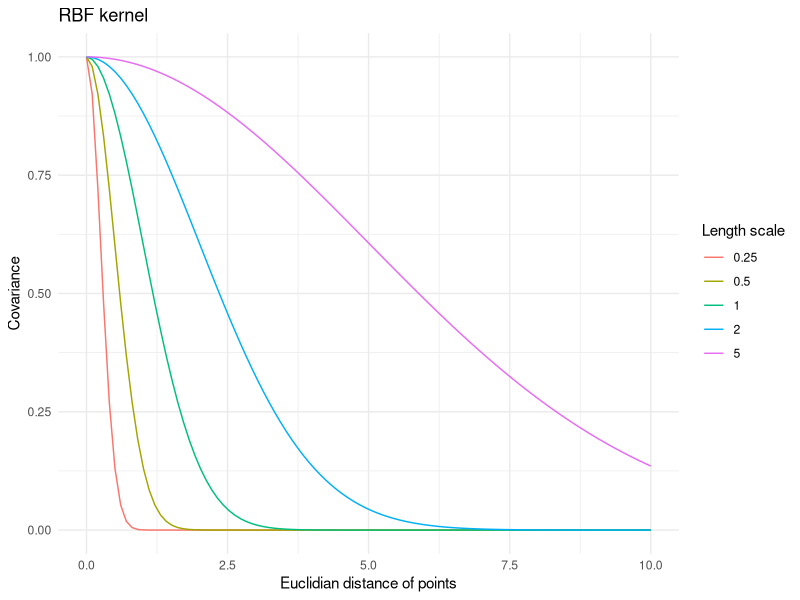
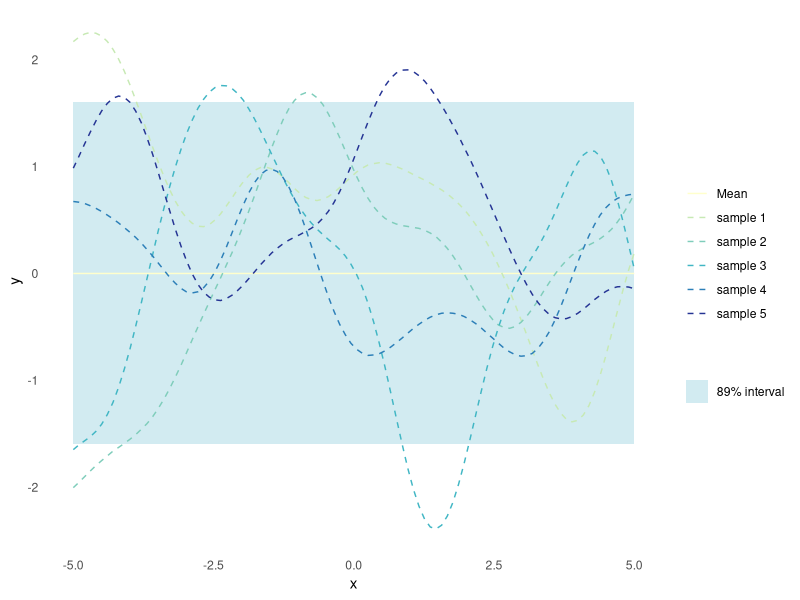
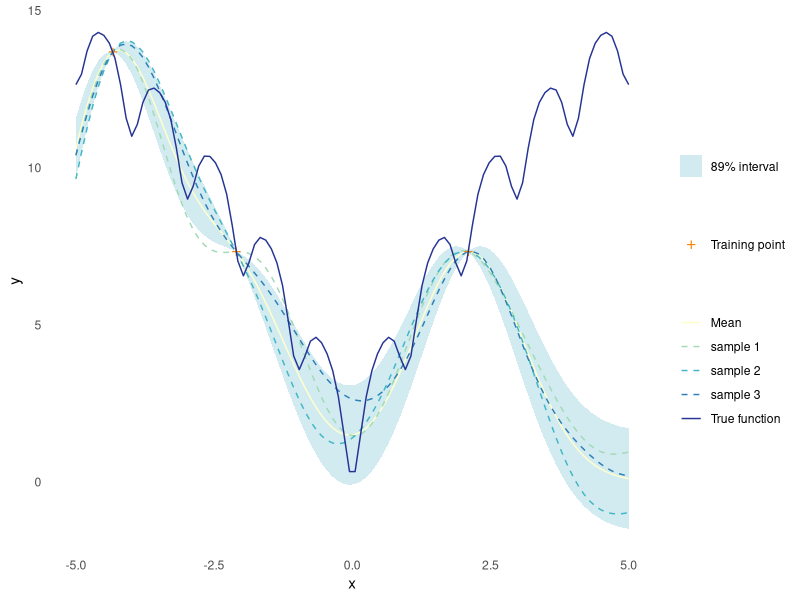
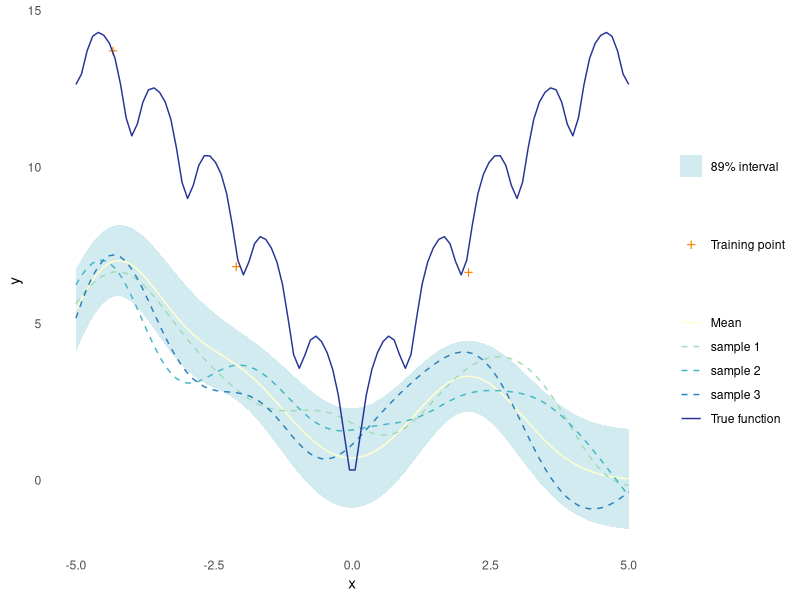
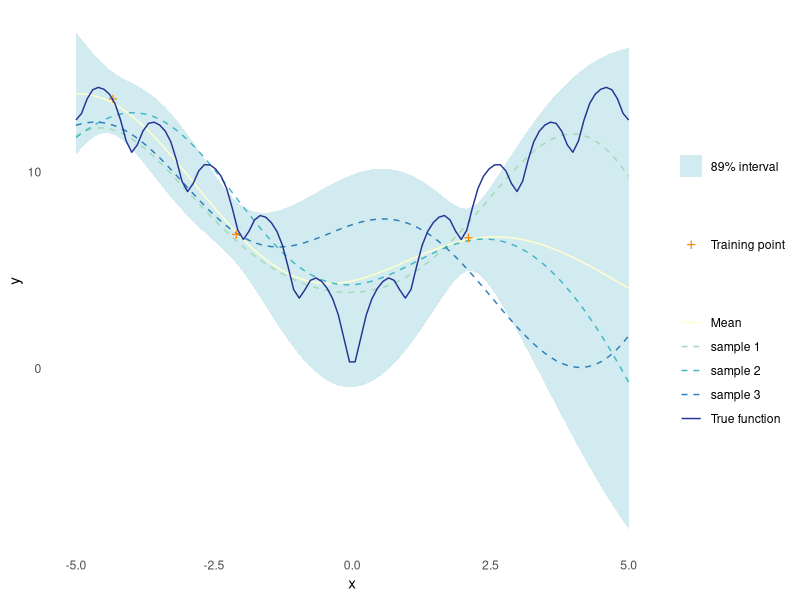
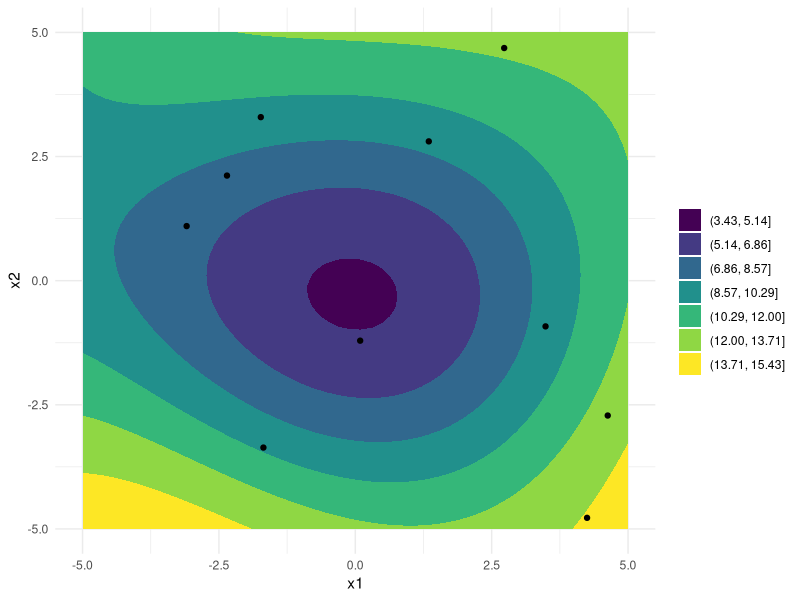
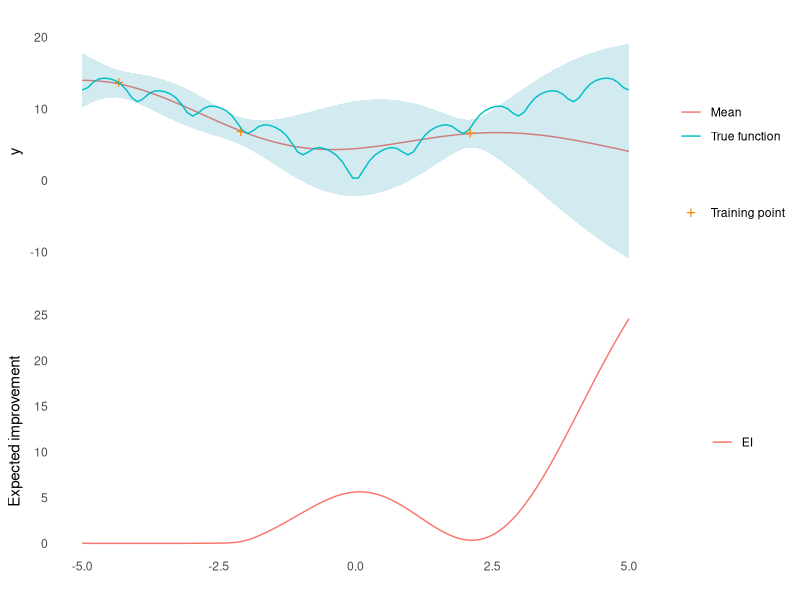
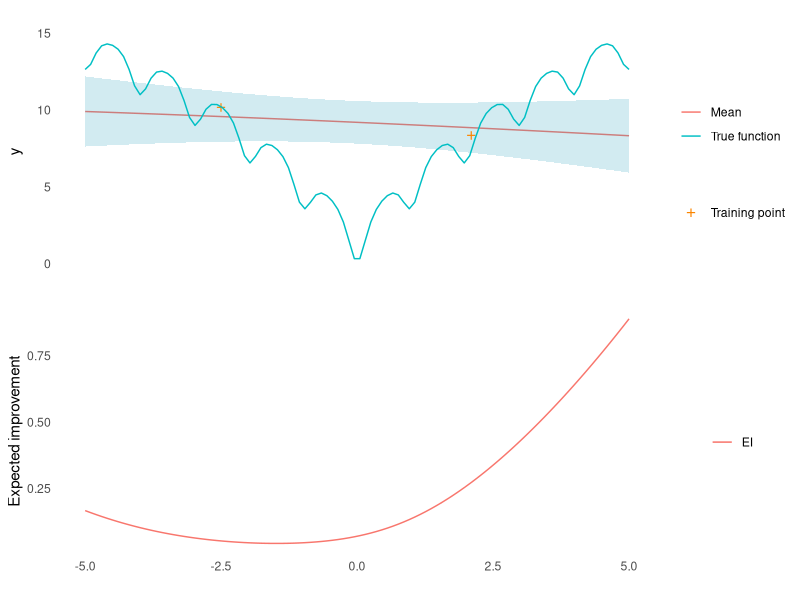

Generate these figures, in order, with R:
## ---- chunk 1
library(ggplot2)
library(magrittr)
set.seed(4444)
## ---- chunk 2
ackley <- function(X) {
  if (is.null(dim(X))) dim(X) <- c(1, length(X))
  d <- ncol(X)
  part1 <- -20*exp(-0.2*sqrt(1/d*rowSums(X^2)))
  part2 <- -exp(1/d*rowSums(cos(2*pi*X)))
  part1 + part2 + 20 + exp(1)
}
## ---- chunk 3
#' RBF Kernel
#'
#' @param X1 matrix of dimensions (n, d). Vectors are coerced to (1, d).
#' @param X2 matrix of dimensions (m, d). Vectors are coerced to (1, d).
#' @param l length scale
#' @param sigma_f scale parameter 
#'
#' @return matrix of dimensions (n, m)
rbf_kernel <- function(X1, X2, l = 1.0, sigma_f = 1.0) {
  if (is.null(dim(X1))) dim(X1) <- c(1, length(X1))
  if (is.null(dim(X2))) dim(X2) <- c(1, length(X2))
  sqdist <- (- 2*(X1 %*% t(X2))) %>%
    add(rowSums(X1**2, dims = 1)) %>%
    sweep(2, rowSums(X2**2, dims = 1), `+`)
  sigma_f**2 * exp(-0.5 / l**2 * sqdist)
}
## ---- chunk 4
tibble::tibble(l = c(0.25, 0.5, 1, 2, 5)) %>%
  tidyr::expand_grid(x1 = seq(0, 10, length.out = 100)) %>%
  dplyr::mutate(k = purrr::map2_dbl(x1, l, ~ rbf_kernel(.x, 0, .y))) %>%
  ggplot(aes(x = x1, y = k, colour = factor(l))) +
  geom_line() +
  theme_minimal() +
  labs(
    x = "Euclidian distance of points",
    y = "Covariance",
    colour = "Length scale",
    title = "RBF kernel"
  )
## ---- chunk 5
#' Random Samples from a Multivariate Gaussian
#' 
#' This implementation is similar to MASS::mvrnorm, but uses chlosky
#' decomposition instead. This should be more stable but is less efficient than
#' the MASS implementation, which recycles the eigen decomposition for the
#' sampling part.
#'
#' @param n number of samples to sample
#' @param mu the mean of each input dimension
#' @param sigma the covariance matrix
#' @param epsilon numerical tolerance added to the diagonal of the covariance
#'  matrix. This is necessary for the Cholesky decomposition, in some cases.
#'
#' @return numerical vector of n samples
rmvnorm <- function(n = 1, mu, sigma, epsilon = 1e-6) {
    p <- length(mu)
    if(!all(dim(sigma) == c(p, p))) stop("incompatible dimensions of arguments")
    ev <- eigen(sigma, symmetric = TRUE)$values
    if(!all(ev >= -epsilon*abs(ev[1L]))) {
      stop("The covariance matrix (sigma) is not positive definite")
    }
    cholesky <- chol(sigma + diag(p)*epsilon)
    sample <- rnorm(p*n, 0, 1)
    dim(sample) <- c(n, p)
    sweep(sample %*% cholesky, 2, mu, FUN = `+`)
}
## ---- chunk 6
gpr_plot <- function(samples,
                     mu,
                     sigma,
                     X_pred,
                     X_train = NULL,
                     y_train = NULL,
                     true_function = NULL) {
  n_samples <- dim(samples)[[1]]
  p <- tibble::as_tibble(
    t(samples),
    .name_repair = ~ paste("sample", seq(1, n_samples))
  ) %>%
    dplyr::mutate(
    x = X_pred,
    uncertainty = 1.6*sqrt(diag(sigma)),
    mu = mu,
    lower = mu - uncertainty,
    upper = mu + uncertainty,
    f = if (!is.null(true_function)) true_function(X_pred)
  ) %>%
    ggplot(aes(x = x)) +
    geom_ribbon(
      aes(ymin = lower, ymax = upper, fill = "89% interval"),
      alpha = 0.2
    ) +
    geom_line(aes(y = mu, colour = "Mean")) +
    theme_minimal() +
    labs(
      y = "y",
      x = "x",
      colour = "",
      fill = ""
    ) +
    theme(panel.grid = element_blank())
  p <- Reduce(
    `+`,
    init = p,
    x = lapply(paste("sample", seq(1, n_samples)), function(s) {
      geom_line(aes(y = .data[[s]], colour = s), linetype = 2)
    })
  ) +
    scale_colour_brewer(palette = "YlGnBu") +
    scale_fill_manual(values = list("89% interval" = "#219ebc"))
  if (!is.null(X_train) && !is.null(y_train)) {
    p <- p + 
      geom_point(
        data = tibble::tibble(x = X_train, y = y_train),
        aes(x = x, y = y, shape = "Training point"),
        colour = "#fb8500",
        size = 4
      ) +
      scale_shape_manual(values = c("Training point" = "+")) +
      labs(shape = "")
  }
  if (!is.null(true_function)) {
    p <- p + 
      geom_line(mapping = aes(y = f, colour = "True function"))
  }
  return(p)
}
## ---- chunk 7
n_samples <- 5
X_predict <- matrix(seq(-5, 5, length.out = 100), 100, 1)
mu <- rep(0, times = length(X_predict))
sigma <- rbf_kernel(X_predict, X_predict, l = 1, sigma_f = 1)
samples <- rmvnorm(n = n_samples, mu, sigma)
gpr_plot(samples, mu, sigma, X_predict)
## ---- chunk 8
#' Get Parameters of the Posterior Gaussian Process
#'
#' @param kernel kernel function used for the Gaussian process
#' @param X_pred matrix (m, d) of prediction points
#' @param X_train matrix (n, d) of training points
#' @param y_train column vector (n, d) of training observations
#' @param noise scalar of observation noise
#' @param ... named parameters for the kernel function
#'
#' @return list of mean (mu) and covariance (sigma) for the Gaussian
posterior <- function(kernel, X_pred, X_train, y_train, noise = 1e-8, ...) {
  if (is.null(dim(X_pred))) dim(X_pred) <- c(length(X_pred), 1)
  if (is.null(dim(X_train))) dim(X_train) <- c(length(X_train), 1)
  if (is.null(dim(y_train))) dim(y_train) <- c(length(y_train), 1)
  K <- kernel(X_train, X_train, ...) + noise**2 * diag(dim(X_train)[[1]])
  K_s <- kernel(X_train, X_pred, ...)
  K_ss <- kernel(X_pred, X_pred, ...) + 1e-8 * diag(dim(X_pred)[[1]])
  K_inv <- solve(K)
  mu <- (t(K_s) %*% K_inv) %*% y_train
  sigma <- K_ss - (t(K_s) %*% K_inv) %*% K_s
  list(mu = mu, sigma = sigma)
}
## ---- chunk 9
X_train <- matrix(c(-4.33, -2.1, 2.1), 3, 1)
y_train <- ackley(X_train)
## ---- chunk 10
X_predict <- matrix(seq(-5, 5, length.out = 100), 100, 1)
post <- posterior(rbf_kernel, X_predict, X_train, y_train)
## ---- chunk 11
mu <- c(post$mu)
sigma <- post$sigma
n_samples <- 3
samples <- rmvnorm(n = n_samples, mu, sigma)
gpr_plot(samples, mu, sigma, X_predict, X_train, y_train, ackley)
## ---- chunk 12
noise <- 1
y_train <- ackley(X_train) + noise * rnorm(length(X_train))
## ---- chunk 13
post <- posterior(rbf_kernel, X_predict, X_train, y_train, noise = noise)
mu <- post$mu
sigma <- post$sigma
n_samples <- 3
samples <- rmvnorm(n = n_samples, mu, sigma)
gpr_plot(samples, mu, sigma, X_predict, X_train, y_train, ackley)
## ---- chunk 14
#' Negative log-Likelihood of a Kernel
#'
#' @param kernel kernel function
#' @param X_train matrix (n, d) of training points
#' @param y_train column vector (n, d) of training observations
#' @param noise scalar of observation noise
#'
#' @return function with kernel parameters as input and negative log likelihood
#' as output
nll <- function(kernel, X_train, y_train, noise) {
  function(params) {
    n <- dim(X_train)[[1]]
    K <- rlang::exec(kernel, X1 = X_train, X2 = X_train, !!!params)
    L <- chol(K + noise**2 * diag(n))
    a <- backsolve(r = L, x = forwardsolve(l = t(L), x = y_train))
    0.5*t(y_train)%*%a + sum(log(diag(L))) + 0.5*n*log(2*pi)
  }
}
## ---- chunk 15
rbf_nll <- nll(rbf_kernel, X_train, y_train, noise)
opt <- optim(par = c(1, 1), fn = rbf_nll)
## ---- chunk 16
post <- posterior(
  rbf_kernel,
  X_predict,
  X_train,
  y_train,
  noise = noise,
  l = opt$par[[1]],
  sigma_f = opt$par[[2]]
)
mu <- post$mu
sigma <- post$sigma
n_samples <- 3
samples <- rmvnorm(n = n_samples, mu, sigma)
gpr_plot(samples, mu, sigma, X_predict, X_train, y_train, ackley)
## ---- chunk 17
#' Gaussian Process Regression
#'
#' @param kernel kernel function
#' @param X_train matrix (n, d) of training points
#' @param y_train column vector (n, d) of training observations
#' @param noise scalar of observation noise
#' @param ... parameters of the kernel function with initial guesses. Due to the
#' optimiser used, all parameters must be given and the order unfortunately
#' matters
#'
#' @return function that takes a matrix of prediction points as input and
#' returns the posterior predictive distribution for the output
gpr <- function(kernel, X_train, y_train, noise = 1e-8, ...) {
  kernel_nll <- nll(kernel, X_train, y_train, noise)
  param <- list(...)
  opt <- optim(par = rep(1, length(param)), fn = kernel_nll)
  opt_param <- opt$par
  function(X_pred) {
    post <- rlang::exec(
      posterior,
      kernel = kernel,
      X_pred = X_pred,
      X_train = X_train,
      y_train = y_train,
      noise = noise,
      !!!opt_param
    )
    list(
      mu = post$mu,
      sigma = diag(post$sigma),
      parameters = set_names(opt_param, names(param))
    )
  }
}
## ---- chunk 18
noise_2d <- 1
X_train_2d <- matrix(runif(20, -5, 5), 10, 2)
y_train_2d <- ackley(X_train_2d) + noise_2d * rnorm(2)
gpr_2d <- gpr(rbf_kernel, X_train_2d, y_train_2d, noise_2d, l = 1, sigma_f = 1)
X_predict_2d <- as.matrix(expand.grid(
  seq(-5,5, length.out = 50),
  seq(-5,5, length.out = 50)
))
post <- gpr_2d(X_predict_2d)
tibble::as_tibble(X_predict_2d, .name_repair = ~ c("x1", "x2")) %>%
  dplyr::mutate(y = post$mu) %>%
  ggplot(aes(x = x1, y = x2)) +
  geom_contour_filled(aes(z = y), bins = 8) +
  geom_point(
    data = tibble::as_tibble(X_train_2d, .name_repair = ~ c("x1", "x2"))
  ) +
  theme_minimal() +
  labs(fill = "")
## ---- chunk 19
#' Expected Improvement
#'
#' @param gp a conditioned Gaussian process
#' @param X matrix (m, d) of points where EI should be evaluated
#' @param X_train matrix (n, d) of training points
#' @param xi scalar, exploration/exploitation trade off
#'
#' @return EI, vector of length m
expected_improvement <- function(gp, X, X_train, xi = 0.01) {
  post_pred <- gp(X)
  post_train <- gp(X_train)
  min_train <- min(post_train$mu)
  sigma <- post_pred$sigma
  dim(sigma) <- c(length(post_pred$sigma), 1)
  imp <- min_train - post_pred$mu - xi
  Z <- imp / sigma
  ei <- imp * pnorm(Z) + sigma * dnorm(Z)
  ei[sigma == 0.0] <- 0.0
  ei
}
## ---- chunk 20
ei_plot <- function(mu,
                    sigma,
                    X_pred,
                    X_train,
                    y_train,
                    ei,
                    true_function = NULL,
                    title = "") {
  p1 <- tibble::tibble(
    mu = mu,
    uncertainty = 1.96*sqrt(sigma),
    upper = mu + uncertainty,
    lower = mu - uncertainty,
    x = X_pred,
    f = if (!is.null(true_function)) true_function(X_pred)
  ) %>%
    ggplot(aes(x = x)) +
    geom_line(aes(y = mu, colour = "Mean")) +
    geom_ribbon(
      aes(ymin = lower, ymax = upper),
      fill = "#219ebc",
      alpha = 0.2
    ) +
    geom_point(
      data = tibble::tibble(x = X_train, y = y_train),
      aes(x = x, y = y, shape = "Training point"),
      colour = "#fb8500",
      size = 4
    ) +
    scale_shape_manual(values = c("Training point" = "+")) +
    labs(shape = "") +
    theme_minimal() +
    labs(
      y = "y",
      x = "",
      colour = "",
      title = title
    ) +
    theme(panel.grid = element_blank(), axis.text.x = element_blank())
  if (!is.null(true_function)) {
    p1 <- p1 + 
      geom_line(mapping = aes(y = f, colour = "True function"))
  }
  p2 <- tibble::tibble(
    x = X_pred,
    ei = ei
  ) %>%
    ggplot() +
    geom_line(aes(x = x, y = ei, colour = "EI")) +
    theme_minimal() +
    labs(x = "", y = "Expected improvement", colour = "") +
    theme(panel.grid = element_blank())
  aligned_plots <- cowplot::align_plots(p2, p1, align = "v")
  cowplot::plot_grid(aligned_plots[[2]], aligned_plots[[1]], ncol = 1)
}
mygpr <- gpr(rbf_kernel, X_train, y_train, noise, l = 1, sigma_f = 1)
ei <- expected_improvement(mygpr, X_predict, X_train, xi = 0.1)
post <- mygpr(X_predict)
ei_plot(post$mu, post$sigma, X_predict, X_train, y_train, ei, ackley)
## ---- chunk 21
n_initial <- 2
X_initial <- matrix(c(-2.5, 2.1), n_initial, 1)
noise <- 1
y_initial <- ackley(X_initial) + noise * rnorm(n_initial)
## ---- chunk 22
gp <- gpr(rbf_kernel, X_initial, y_initial, noise, l = 1, sigma_f = 1)
X_predict <- matrix(seq(-5, 5, length.out = 100), 100, 1)
ei <- expected_improvement(gp, X_predict, X_initial, xi = 0.01)
## ---- chunk 23
post <- gp(X_predict)
ei_plot(post$mu, post$sigma, X_predict, X_initial, y_initial, ei, ackley)
## ---- chunk 24
x <- X_predict[[which.max(ei)]]
y <- ackley(x) + noise * rnorm(1)
X_train <- rbind(X_initial, matrix(x))
y_train <- c(y_initial, matrix(y))
## ---- chunk 25
n_rounds <- 5
## ---- chunk 26
plots <- lapply(seq_len(n_rounds), function(i) {
  gp <- gpr(rbf_kernel, X_train, y_train, noise, l = 1, sigma_f = 1)
  ei <- expected_improvement(gp, X_predict, X_train, xi = 0.01)
  post <- gp(X_predict)
  p <- ei_plot(
    post$mu,
    post$sigma,
    X_predict,
    X_train,
    y_train,
    ei,
    ackley,
    title = paste("Round", i)
  )
  x <- X_predict[[which.max(ei)]]
  y <- ackley(x) + noise * rnorm(1)
  X_train <<- rbind(X_train, matrix(x))
  y_train <<- c(y_train, matrix(y))
  p
})
## ---- chunk 27
#| layout: [[100, 100], [100, 100], [100]]

print(plots[[1]])
print(plots[[2]])
print(plots[[3]])
print(plots[[4]])
print(plots[[5]])
## ---- chunk 28
n_initial <- 4
X_initial <- c(5, -5, 2.1, -2.1, 4.7, -4.7, -2.5, -2.5) %>%
  matrix(n_initial, 2)
noise <- 1
y_initial <- ackley(X_initial) + noise * rnorm(n_initial)
## ---- chunk 29
gp <- gpr(rbf_kernel, X_initial, y_initial, noise, l = 1, sigma_f = 1)
X_predict <- seq(-5, 5, length.out = 50) %>%
  expand.grid(.,.) %>%
  as.matrix()
ei <- expected_improvement(gp, X_predict, X_initial, xi = 0.01)
## ---- chunk 30
post <- gp(X_predict)
tibble::as_tibble(X_predict, .name_repair = ~ c("x1", "x2")) %>%
  dplyr::mutate(y = post$mu) %>%
  ggplot(aes(x = x1, y = x2)) +
  geom_contour_filled(aes(z = y), bins = 8) +
  geom_point(
    data = tibble::as_tibble(X_initial, .name_repair = ~ c("x1", "x2"))
  ) +
  geom_point(
    data = tibble::as_tibble(
      t(X_predict[which.max(ei), ]),
      .name_repair = ~ c("x1", "x2")
    ),
    mapping = aes(colour = "max EI")
  ) +
  theme_minimal() +
  labs(fill = "", colour = "")
## ---- chunk 31
x <- X_predict[which.max(ei), ]
y <- ackley(x) + noise * rnorm(1)
X_train <- rbind(X_initial, x)
y_train <- c(y_initial, matrix(y))
## ---- chunk 32
n_rounds <- 8
## ---- chunk 33
plots <- lapply(seq_len(n_rounds), function(i) {
  gp <- gpr(rbf_kernel, X_train, y_train, noise, l = 1, sigma_f = 1)
  ei <- expected_improvement(gp, X_predict, X_train, xi = 0.01)
  post <- gp(X_predict)
  x <- X_predict[which.max(ei), ]
  p <- tibble::as_tibble(X_predict, .name_repair = ~ c("x1", "x2")) %>%
    dplyr::mutate(y = post$mu) %>%
    ggplot(aes(x = x1, y = x2)) +
    geom_contour_filled(aes(z = y), bins = 8) +
    geom_point(
      data = tibble::as_tibble(X_train, .name_repair = ~ c("x1", "x2"))
    ) +
    geom_point(
      data = tibble::as_tibble(t(x), .name_repair = ~ c("x1", "x2")),
      mapping = aes(colour = "max EI")
    ) +
    theme_minimal() +
    labs(fill = "", colour = "", title = paste("Round", i))
  y <- ackley(x) + noise * rnorm(1)
  X_train <<- rbind(X_train, x)
  y_train <<- c(y_train, matrix(y))
  p
})
## ---- chunk 34
#| layout: [[100, 100], [100, 100]]

print(plots[[5]])
print(plots[[6]])
print(plots[[7]])
print(plots[[8]])
